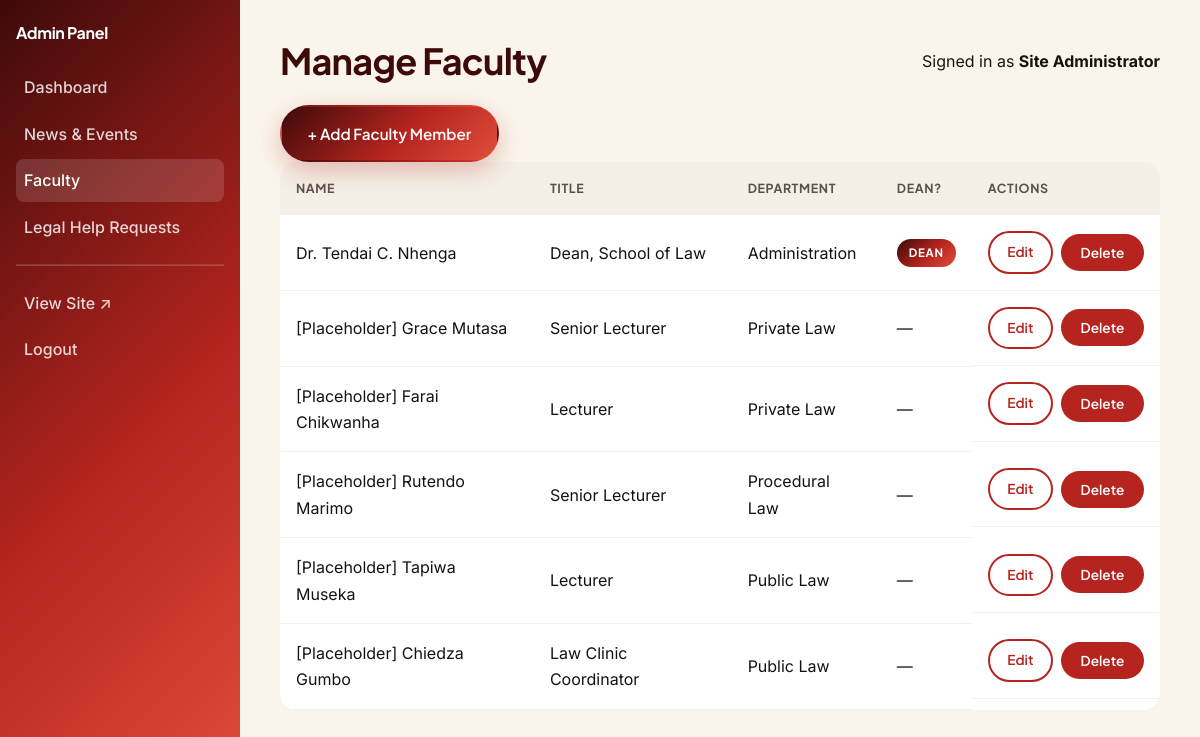
Screenshot of /admin/faculty/list.php (signed in) with the database file from the repository.
### tables this page shows
CREATE TABLE faculty (
    id INT AUTO_INCREMENT PRIMARY KEY,
    full_name VARCHAR(120) NOT NULL,
    title VARCHAR(100) NOT NULL,
    department ENUM('Private Law', 'Procedural Law', 'Public Law', 'Administration') NOT NULL,
    bio TEXT NULL,
    email VARCHAR(150) NULL,
    photo_path VARCHAR(255) NULL,
    is_dean TINYINT(1) NOT NULL DEFAULT 0,
    display_order INT NOT NULL DEFAULT 0,
    created_at TIMESTAMP NOT NULL DEFAULT CURRENT_TIMESTAMP,
    INDEX idx_faculty_department (department)
);

### includes/functions.php (called while the page is built, shortened)
<?php
function h(?string $value): string
{
    return htmlspecialchars($value ?? '', ENT_QUOTES, 'UTF-8');
}

### includes/db.php (called while the page is built)
<?php
function get_db(): PDO
{
    static $pdo = null;
    if ($pdo === null) {
        $dsn = 'mysql:host=' . DB_HOST . ';dbname=' . DB_NAME . ';charset=' . DB_CHARSET;
        try {
            $pdo = new PDO($dsn, DB_USER, DB_PASS, [
                PDO::ATTR_ERRMODE => PDO::ERRMODE_EXCEPTION,
                PDO::ATTR_DEFAULT_FETCH_MODE => PDO::FETCH_ASSOC,
                PDO::ATTR_EMULATE_PREPARES => false,
            ]);
        } catch (PDOException $e) {
            if (APP_DEBUG) {
                die('Database connection failed: ' . $e->getMessage());
            }
            die('A database error occurred. Please try again later.');
        }
    }
    return $pdo;
}

### admin/faculty/list.php (the view, shortened to what this page needs)
<?php
require_once __DIR__ . '/../../includes/db.php';
require_once __DIR__ . '/../../includes/functions.php';
$stmt = get_db()->query('SELECT * FROM faculty ORDER BY display_order ASC');
$faculty = $stmt->fetchAll();
include __DIR__ . '/../includes/admin-header.php';
?>
<div class="table-actions">
    <a href="<?= h(BASE_URL) ?>/admin/faculty/add.php" class="btn btn-primary">+ Add Faculty Member</a>
</div>
<div class="table-wrap">
    <table class="table">
        <thead>
            <tr>
                <th>Name</th>
                <th>Title</th>
                <th>Department</th>
                <th>Dean?</th>
                <th>Actions</th>
            </tr>
        </thead>
        <tbody>
            <?php foreach ($faculty as $member): ?>
                <tr>
                    <td><?= h($member['full_name']) ?></td>
                    <td><?= h($member['title']) ?></td>
                    <td><?= h($member['department']) ?></td>
                    <td>
                        <?php if (!empty($member['is_dean'])): ?>
                            <span class="badge badge-dean">Dean</span>
                        <?php else: ?>
                            &mdash;
                        <?php endif; ?>
                    </td>
                    <td class="table-actions">
                        <a href="<?= h(BASE_URL) ?>/admin/faculty/edit.php?id=<?= (int) $member['id'] ?>" class="btn btn-sm btn-outline-dark">Edit</a>
                        <form method="post" action="<?= h(BASE_URL) ?>/admin/faculty/delete.php" onsubmit="return confirm('Are you sure you want to delete this faculty member?');" style="display:inline;">
                            <button type="submit" class="btn btn-sm btn-danger">Delete</button>
                        </form>
                    </td>
                </tr>
            <?php endforeach; ?>
        </tbody>
    </table>
</div>
<?php include __DIR__ . '/../includes/admin-footer.php'; ?>

### assets/css/style.css (style rules this page uses)
:root { --color-maroon: #3d0a0a; --color-maroon-deep: #240505; --color-crimson: #b5241e; --color-crimson-light: #e04e3a; --color-gold: #d9ab3d; --color-gold-light: #f0c869; --color-charcoal: #17120f; --color-cream: #faf5ec; --color-white: #ffffff; --color-gray-100: #f4efe7; --color-gray-200: #ece3d6; --color-gray-300: #ddd0be; --color-gray-500: #96897c; --color-gray-700: #5c5148; --color-success-bg: #e5f5ea; --color-success-text: #1c7a3b; --color-error-bg: #fbeaea; --color-error-text: #b5241e; --gradient-brand: linear-gradient(135deg, var(--color-maroon) 0%, var(--color-crimson) 55%, var(--color-crimson-light) 100%); --gradient-gold: linear-gradient(135deg, var(--color-gold) 0%, var(--color-gold-light) 100%); --font-display: 'Plus Jakarta Sans', -apple-system, BlinkMacSystemFont, "Segoe UI", Roboto, Arial, sans-serif; --font-base: 'Inter', -apple-system, BlinkMacSystemFont, "Segoe UI", Roboto, Arial, sans-serif; --space-1: 0.25rem; --space-2: 0.5rem; --space-3: 1rem; --space-4: 1.5rem; --space-5: 2.5rem; --space-6: 4rem; --space-7: 6rem; --radius-sm: 8px; --radius-md: 16px; --radius-lg: 26px; --radius-pill: 999px; --shadow-sm: 0 2px 10px rgba(36, 5, 5, 0.06); --shadow-md: 0 12px 32px rgba(36, 5, 5, 0.12); --shadow-lg: 0 24px 60px rgba(36, 5, 5, 0.18); --shadow-glow: 0 8px 24px rgba(181, 36, 30, 0.28); --container-max: 1180px; --ease: cubic-bezier(0.16, 1, 0.3, 1); }
*, *::before, *::after { box-sizing: border-box; }
html { scroll-behavior: smooth; }
html, body { margin: 0; padding: 0; }
body { font-family: var(--font-base); color: var(--color-charcoal); background: var(--color-white); line-height: 1.65; -webkit-font-smoothing: antialiased; overflow-x: hidden; }
a { color: var(--color-crimson); text-decoration: none; transition: color 0.2s var(--ease); }
.btn { display: inline-flex; align-items: center; justify-content: center; gap: 0.5rem; padding: 0.85rem 1.6rem; border-radius: var(--radius-pill); font-family: var(--font-display); font-weight: 600; font-size: 0.95rem; cursor: pointer; border: 2px solid transparent; text-align: center; transition: transform 0.25s var(--ease), box-shadow 0.25s var(--ease), background 0.25s var(--ease), color 0.25s var(--ease); }
.btn-primary { background: var(--gradient-brand); color: var(--color-white); box-shadow: var(--shadow-glow); }
.btn-outline-dark { background: transparent; border-color: var(--color-crimson); color: var(--color-crimson); }
.btn-sm { padding: 0.5rem 1.1rem; font-size: 0.85rem; }
.btn-danger { background: var(--color-error-text); color: var(--color-white); }
.badge { display: inline-block; padding: 0.3rem 0.75rem; border-radius: var(--radius-pill); font-family: var(--font-display); font-size: 0.72rem; font-weight: 700; text-transform: uppercase; letter-spacing: 0.06em; background: var(--color-gray-100); color: var(--color-gray-700); }
.badge-dean { background: var(--gradient-brand); color: var(--color-white); }
.table { width: 100%; border-collapse: collapse; background: var(--color-white); border-radius: var(--radius-md); overflow: hidden; box-shadow: var(--shadow-sm); }
.table th, .table td { text-align: left; padding: var(--space-3); border-bottom: 1px solid var(--color-gray-100); }
.table th { background: var(--color-gray-100); font-family: var(--font-display); font-size: 0.78rem; text-transform: uppercase; letter-spacing: 0.05em; color: var(--color-gray-700); }
.table-actions { display: flex; gap: var(--space-2); align-items: center; }
.table-wrap { overflow-x: auto; border-radius: var(--radius-md); }

### rows the page displays
faculty: full_name "Dr. Tendai C. Nhenga", title "Dean, School of Law", department "Administration", is_dean "DEAN"
faculty: full_name "[Placeholder] Grace Mutasa", title "Senior Lecturer", department "Private Law"
faculty: full_name "[Placeholder] Farai Chikwanha", title "Lecturer", department "Private Law"
faculty: full_name "[Placeholder] Rutendo Marimo", title "Senior Lecturer", department "Procedural Law"
faculty: full_name "[Placeholder] Tapiwa Museka", title "Lecturer", department "Public Law"
faculty: full_name "[Placeholder] Chiedza Gumbo", title "Law Clinic Coordinator", department "Public Law"

### other values shown
$admin_title "Manage Faculty"
$_SESSION['admin_name'] "Site Administrator"
